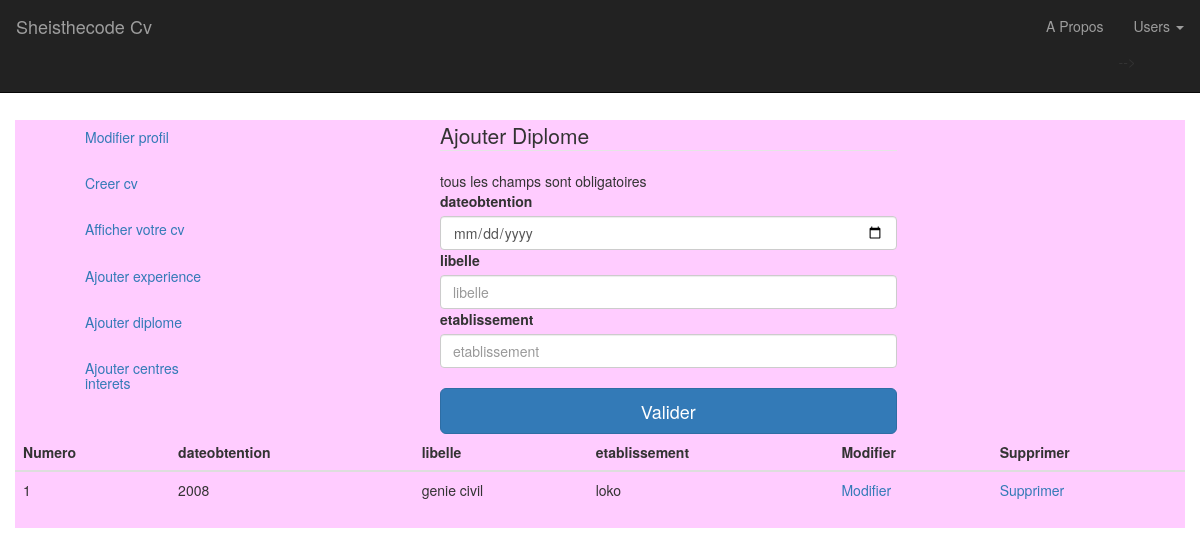
The page /diplome.php on the database its author committed.
### tables this page shows
CREATE TABLE `diplomes` (
  `iddiplome` int(11) NOT NULL,
  `libelle` varchar(50) NOT NULL,
  `dateobtention` int(20) NOT NULL,
  `etablissement` varchar(50) NOT NULL
);

### diplome.php (the view, shortened to what this page needs)
<?php include('connexion.php');
 ?>
<!DOCTYPE html>
<html>
<head>
	<link rel="stylesheet" type="text/css" href="css/bootstrap.css">
</head>
<body>
	<nav class="navbar navbar-inverse navbar-fixed-top" role="navigation" >
                    <div class="container-fluid">
                     <div class="navbar navbar-left">
                        <a class="navbar-brand" href="index.php">Sheisthecode Cv</a><br>
                        </div>
                        <div class="navbar navbar-right">
                            <ul class="nav navbar-nav">
                                 <li>
                                    <a href="http://www.sheisthecode.org">A Propos</a>
                                </li>
                                     <li class="dropdown">
									<a href="" class="dropdown-toggle" data-toggle="dropdown">Users
									<span class="caret"></span></a>
								</li>
                            </ul>
                        </div>
                    </div>
                </nav>
                <br><br><br><br><br><br>
                <div class="container" style="background-color: #FFCCFF;">
	<div class="col-lg-2">
		<ol>
			<h5><a href="modifierpp.php">Modifier profil</a><br><br><br>
			<a href="cv.php?id=<?php echo $_SESSION['variable']; ?>">Creer cv</a><br><br><br>
			<a href="consultercv.php?id=<?php echo $_SESSION['variable']; ?>">Afficher votre cv</a><br><br><br>
			<a href="experience.php?id=<?php echo $_SESSION['variable']; ?>">Ajouter experience</a><br><br><br>
			<a href="diplome.php?id=<?php echo $_SESSION['variable']; ?>">Ajouter diplome</a><br><br><br>
			<a href="centreinteret.php?id=<?php echo $_SESSION['variable']; ?>">Ajouter centres interets</a></h5>
		</ol>
	</div>
	<div class="col-lg-2 col-offset-2"></div>
	<div class="col-lg-8">
		<div class="col-lg-8">
			<form method="POST">
				<fieldset><legend>Ajouter Diplome</legend><span>tous les champs sont obligatoires</span></fieldset>
	     <label>dateobtention</label>
	     <input type="date" name="dateobtention" class="form-control">
	     <label>libelle</label>
	     <input type="text" name="libelle" class="form-control" id="" placeholder="libelle" >
	     <label>etablissement</label>
	     <input type="text" name="etablissement" class="form-control" id="" placeholder="etablissement" >
	     <br>
         <button name="btnValider" type="submit" class="btn btn-primary btn-lg btn-block">Valider</button>
		</form>
	</div>
</div>
<div class="row">
				<table class="table" >
					<thead>
						<tr>
							<th>Numero</th>
							<th>dateobtention</th>
							<th>libelle</th>
							<th>etablissement</th>
							<th>Modifier</th>
						    <th>Supprimer</th>
						</tr>
					</thead>
					<tbody>
						<?php
							$n=1;
							$list=" SELECT * FROM diplomes";
							$res= mysqli_query($link,$list);
							while ($data = mysqli_fetch_array($res))
								{ ?>
							<tr>
								<td><?php echo $n; ?> </td>
								<td><?php echo $data['dateobtention']; ?></td>
								<td><?php echo $data['libelle']; ?></td>
								<td><?php echo $data['etablissement']; ?></td>
								<td><a href="?id=<?php echo $data['id']; ?>">Modifier</a></td>
							<td><a href="?sup=<?php echo $data['id']; ?>">Supprimer</a></td>
							</tr>
							<?php $n++;
						} ?>
					</tbody>
				</table>
			</div>
</div>
</body>
</html>

### rows shown on the page
diplomes: dateobtention "2008", libelle "genie civil", etablissement "loko"
